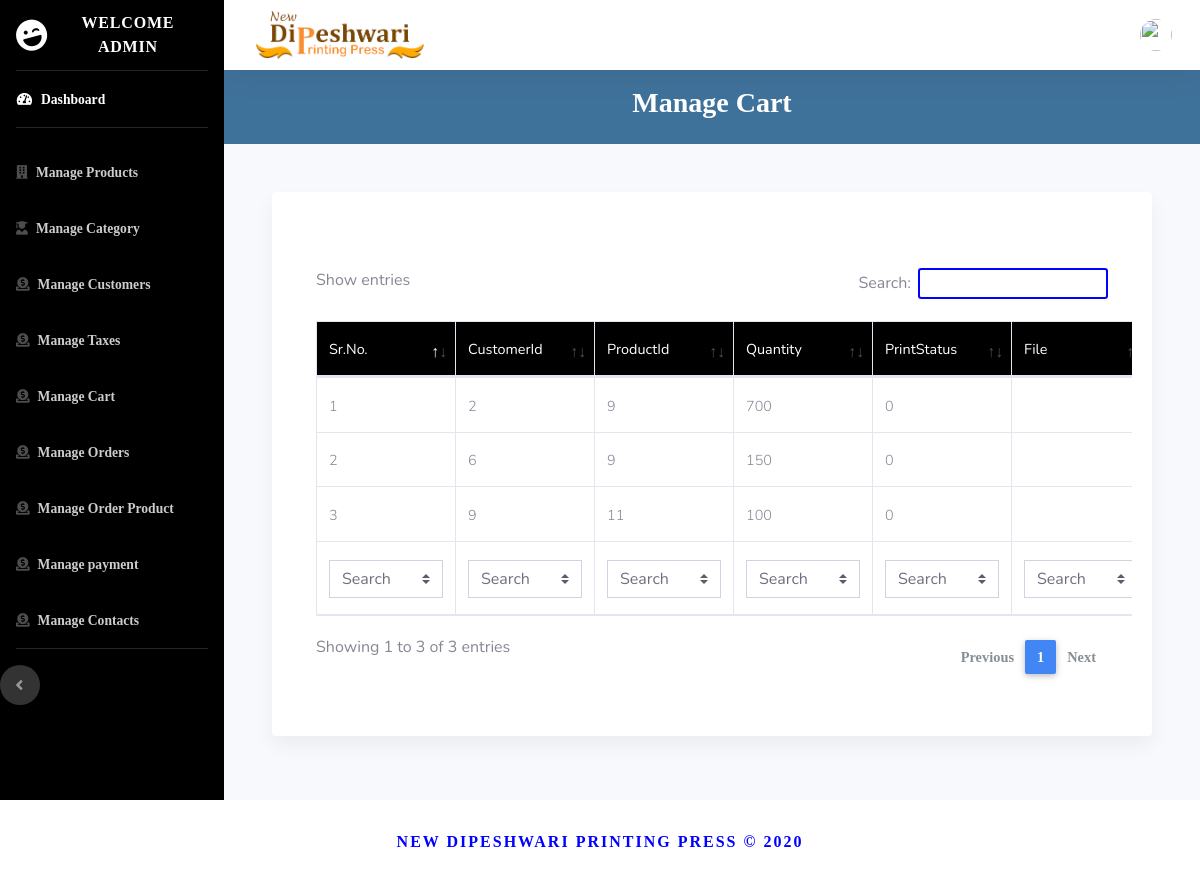
Page /admin/manage_cart.php on the committed database.
### tables this page shows
CREATE TABLE `usercart` (
  `userCartId` int(10) NOT NULL,
  `customerId` int(10) DEFAULT NULL,
  `productId` int(10) DEFAULT NULL,
  `quantity` int(20) DEFAULT NULL,
  `insertDate` date DEFAULT NULL,
  `updateDate` date DEFAULT NULL,
  `withPrint` tinyint(1) DEFAULT 0,
  `file` varchar(200) DEFAULT NULL
);

### admin/manage_cart.php (the view, shortened to what this page needs)
<?php
include 'templates/header.php';
include 'templates/navigation.php';
include 'common/database.php';
?>
<div class="d-flex align-items-center py-3 unique-color">
    <div class="container  text-center ">
        <h3 class="text-white">Manage Cart</h3>
    </div>
</div>
<div class="card  mb-4 m-5">
    <div class="card-body">
        <div class="table-responsive">
            <div id="dataTable_wrapper" class="dataTables_wrapper dt-bootstrap4">
                <div class="container">
                    <section class="mt-5 mb-4">
                        <table id="dt-filter-select" class="table table-bordered " cellspacing="0" width="100%">
                            <thead class="black white-text">
                                <tr>
                                    <th class="th-sm">Sr.No.</th>
                                    <th class="th-sm">CustomerId</th>
                                    <th class="th-sm">ProductId</th>
                                    <th class="th-sm">Quantity</th>
                                    <th class="th-sm">PrintStatus</th>
                                    <th class="th-sm">File</th>
                                </tr>
                            </thead>
                            <tbody>
                                <?php
                $res = mysqli_query($link, "select * from usercart");
                $srNo = 1;
                while ($row = mysqli_fetch_array($res)) {
                ?>
                                <tr>
                                    <td> <?php echo $srNo++; ?></td>
                                    <td> <?php echo $row['customerId']; ?></td>
                                    <td> <?php echo $row['productId']; ?></td>
                                    <td> <?php echo $row['quantity']; ?></td>
                                    <td> <?php echo $row['withPrint']; ?></td>
                                    <td> <?php echo $row['file']; ?></td>
                                </tr>
                                <?php
                }
                ?>
                            </tbody>
                            <tfoot>
                                <tr>
                                <th class="th-sm">Sr.No.</th>
                                    <th class="th-sm">CustomerId</th>
                                    <th class="th-sm">ProductId</th>
                                    <th class="th-sm">Quantity</th>
                                    <th class="th-sm">PrintStatus</th>
                                    <th class="th-sm">File</th>
                                </tr>
                            </tfoot>
                        </table>
                    </section>
                </div>
            </div>
        </div>
    </div>
</div>
<?php
include 'templates/navigation_end.php';
include 'templates/footer.php';
?>

### assets/css/style.css (style rules this page uses)
.btn,button,a,a > span, footer span,h1,h2,h3,h4,h5,h6,.h1,.h2,.h3,.h4,.h5,.h6 { font-family: 'Product Sans'!important; font-weight: 900!important; }

### admin/templates/header.php (style rules this page uses)
.card { box-shadow: 0 10px 20px 0 rgba(0,0,0,0.05)!important; border:0px!important; border-radius: .25rem!important; }

### rows in the picture
usercart: customerId "2", productId "9", quantity "700", withPrint "0"
usercart: customerId "6", productId "9", quantity "150", withPrint "0"
usercart: customerId "9", productId "11", quantity "100", withPrint "0"
